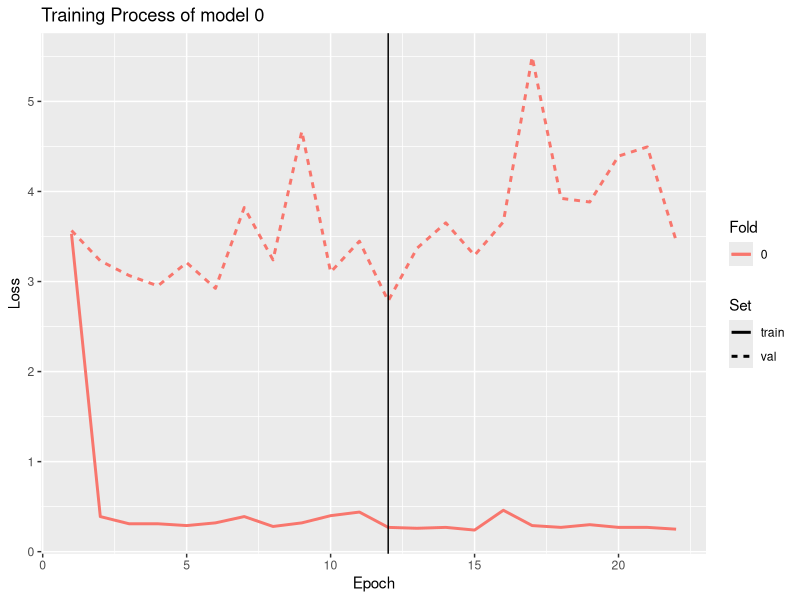

The R source for this figure:
library(ggplot2)
library(data.table)

data <- data.table(Epoch=c(seq(1, 22), seq(1,22),
                           seq(1, 13), seq(1,13)),
                   Fold = c(rep('0', 22), rep('0',22),
                            rep('1', 13), rep('1',13)),
                   Set = c(rep('train', 22), rep('val', 22),
                           rep('train', 13), rep('val', 13)),
                   
                   Loss = c(3.53, 0.39, 0.31, 0.31, 0.29, 0.32, 0.39, 0.28, 0.32, 0.40,
                            0.44, 0.27, 0.26, 0.27, 0.24, 0.46, 0.29, 0.27, 0.30, 0.27,
                            0.27, 0.25,
                            0.001049, 0.000950, 0.000902, 0.000868, 0.000944,
                            0.000860, 0.001124, 0.000953, 0.001373, 0.000913,
                            0.001014, 0.000819, 0.000991, 0.001074, 0.000968, 
                            0.001077, 0.001616, 0.001154, 0.001142, 0.001292,
                            0.001322, 0.001016,
                            
                            0.94, 0.56, 0.56, 0.35, 0.38, 0.44, 0.36, 0.37, 0.32, 0.70,
                            0.34, 0.34, 0.32,
                            0.002207, 0.001562, 0.001036, 0.001129, 0.001204, 
                            0.001536, 0.001224, 0.001395, 0.001846, 0.001337,
                            0.002026, 0.001251, 0.001462
                            ))

ggplot(data = data, mapping = aes(x = Epoch, y = Loss, linetype = Set, color = Fold))+
  geom_line(data = data[data$Set == 'train' & data$Fold == '0'], size = 1)+
  geom_line(data = data[data$Set == 'val'& data$Fold == '0'], mapping = aes(x = Epoch, y = 3400*Loss), size = 1)+
  #geom_line(data = data[data$Set == 'train'& data$Fold == '1'], size = 1)+
  #geom_line(data = data[data$Set == 'val'& data$Fold == '1'], mapping = aes(x = Epoch, y = Loss), size = 1)+
  ggtitle('Training Process of model 0')+
  geom_vline(xintercept = 12)
  #scale_color_discrete(type = 'viridis')



